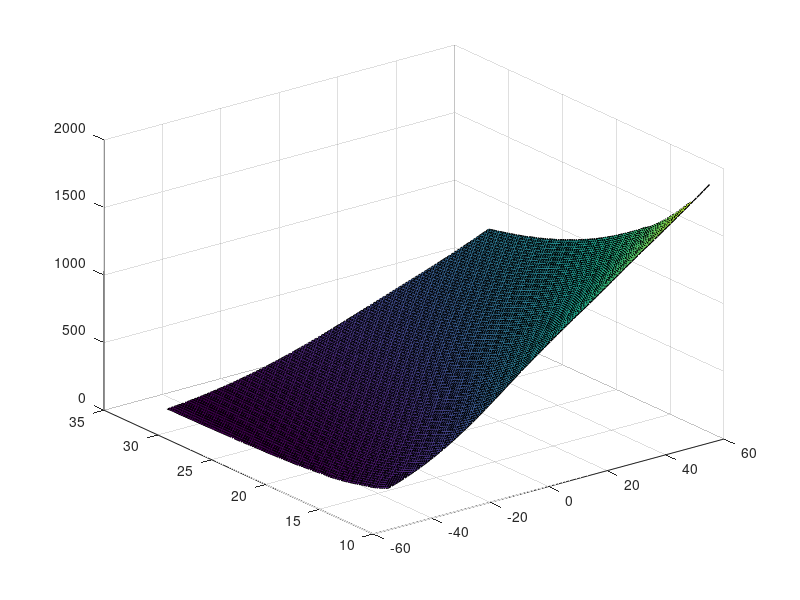

MATLAB code to generate this figure:
load("force_airgap_current.mat")
m = 200;
g = 9.81;
nHEMS = 4;
nHEMS_W = 2;
Iyy = 53.106596;
x_lev = 0.505;

%% 
current_ = current.'
surf(current_,airgap,fuerza);

%% 
resistance = fuerza;
for i = 1:100
    for j = 1:100
        resistance(i,j) = 0.1496;
    end
end

%% 
inductance = fuerza;
for i = 1:100
    for j = 1:100
        inductance(i,j) = 0.0016;
    end
end

%% 
temperature = linspace(0,300,100);
